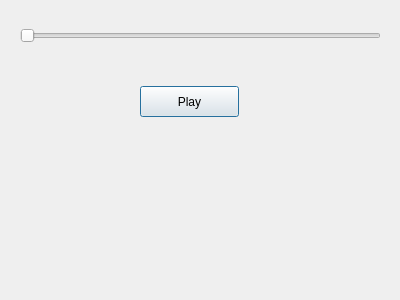
<?xml version="1.0" encoding="UTF-8"?>
<ui version="4.0">
 <class>TelaReproducao</class>
 <widget class="QDialog" name="TelaReproducao">
  <property name="geometry">
   <rect>
    <x>0</x>
    <y>0</y>
    <width>400</width>
    <height>300</height>
   </rect>
  </property>
  <property name="windowTitle">
   <string>TelaReproducao</string>
  </property>
  <widget class="QSlider" name="horizontalSlider">
   <property name="geometry">
    <rect>
     <x>20</x>
     <y>20</y>
     <width>361</width>
     <height>31</height>
    </rect>
   </property>
   <property name="orientation">
    <enum>Qt::Horizontal</enum>
   </property>
  </widget>
  <widget class="QPushButton" name="pushButton">
   <property name="geometry">
    <rect>
     <x>140</x>
     <y>86</y>
     <width>99</width>
     <height>31</height>
    </rect>
   </property>
   <property name="text">
    <string>Play</string>
   </property>
  </widget>
 </widget>
 <layoutdefault spacing="6" margin="11"/>
 <resources/>
 <connections/>
</ui>
